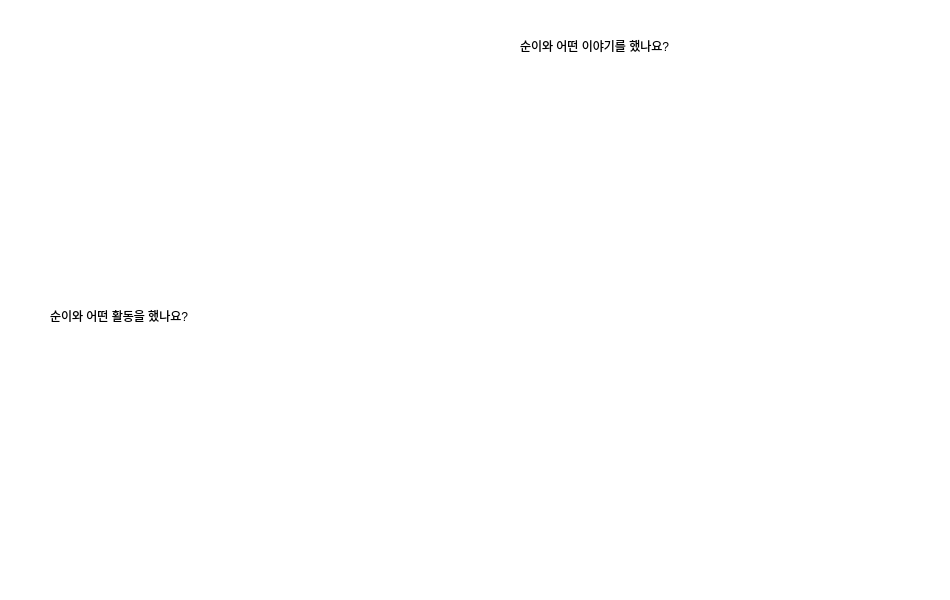
<?xml version="1.0" encoding="UTF-8"?>
<ui version="4.0">
 <class>btn1_widget</class>
 <widget class="QWidget" name="btn1_widget">
  <property name="geometry">
   <rect>
    <x>0</x>
    <y>0</y>
    <width>950</width>
    <height>600</height>
   </rect>
  </property>
  <property name="windowTitle">
   <string>Form</string>
  </property>
  <property name="styleSheet">
   <string notr="true">background-color: rgba(255, 255, 255, 0);</string>
  </property>
  <widget class="QLabel" name="box3">
   <property name="geometry">
    <rect>
     <x>10</x>
     <y>10</y>
     <width>931</width>
     <height>581</height>
    </rect>
   </property>
   <property name="styleSheet">
    <string notr="true">border-image: url(:/report_screen/report_box.png);</string>
   </property>
   <property name="text">
    <string/>
   </property>
  </widget>
  <widget class="QLabel" name="what_activity">
   <property name="geometry">
    <rect>
     <x>50</x>
     <y>300</y>
     <width>261</width>
     <height>31</height>
    </rect>
   </property>
   <property name="styleSheet">
    <string notr="true">font: 16pt &quot;마루 부리 Beta&quot;;</string>
   </property>
   <property name="text">
    <string>순이와 어떤 활동을 했나요?</string>
   </property>
  </widget>
  <widget class="QLabel" name="title_label">
   <property name="geometry">
    <rect>
     <x>50</x>
     <y>30</y>
     <width>401</width>
     <height>31</height>
    </rect>
   </property>
   <property name="styleSheet">
    <string notr="true">font: 16pt &quot;마루 부리 Beta&quot;;</string>
   </property>
   <property name="text">
    <string/>
   </property>
  </widget>
  <widget class="QLabel" name="devider_vert">
   <property name="geometry">
    <rect>
     <x>470</x>
     <y>30</y>
     <width>5</width>
     <height>551</height>
    </rect>
   </property>
   <property name="styleSheet">
    <string notr="true">border-image: url(:/report_screen/report_devider_vert.png);</string>
   </property>
   <property name="text">
    <string/>
   </property>
  </widget>
  <widget class="QTextBrowser" name="main_text_1">
   <property name="geometry">
    <rect>
     <x>50</x>
     <y>70</y>
     <width>401</width>
     <height>211</height>
    </rect>
   </property>
   <property name="styleSheet">
    <string notr="true">font: 10pt &quot;마루 부리 Beta&quot;;
Border:None;</string>
   </property>
  </widget>
  <widget class="QLabel" name="what_talk">
   <property name="geometry">
    <rect>
     <x>520</x>
     <y>30</y>
     <width>311</width>
     <height>31</height>
    </rect>
   </property>
   <property name="styleSheet">
    <string notr="true">font: 16pt &quot;마루 부리 Beta&quot;;</string>
   </property>
   <property name="text">
    <string>순이와 어떤 이야기를 했나요?</string>
   </property>
  </widget>
  <widget class="QTextBrowser" name="main_text_2">
   <property name="geometry">
    <rect>
     <x>40</x>
     <y>350</y>
     <width>401</width>
     <height>231</height>
    </rect>
   </property>
   <property name="styleSheet">
    <string notr="true">font: 10pt &quot;마루 부리 Beta&quot;;
Border:None;</string>
   </property>
  </widget>
  <widget class="QTextBrowser" name="main_text_3">
   <property name="geometry">
    <rect>
     <x>510</x>
     <y>70</y>
     <width>401</width>
     <height>491</height>
    </rect>
   </property>
   <property name="styleSheet">
    <string notr="true">font: 10pt &quot;마루 부리 Beta&quot;;
Border:None;</string>
   </property>
  </widget>
  <widget class="QLabel" name="image_label">
   <property name="geometry">
    <rect>
     <x>150</x>
     <y>130</y>
     <width>171</width>
     <height>171</height>
    </rect>
   </property>
   <property name="styleSheet">
    <string notr="true"/>
   </property>
   <property name="text">
    <string/>
   </property>
  </widget>
 </widget>
 <resources>
  <include location="data/images/resources.qrc"/>
 </resources>
 <connections/>
</ui>
